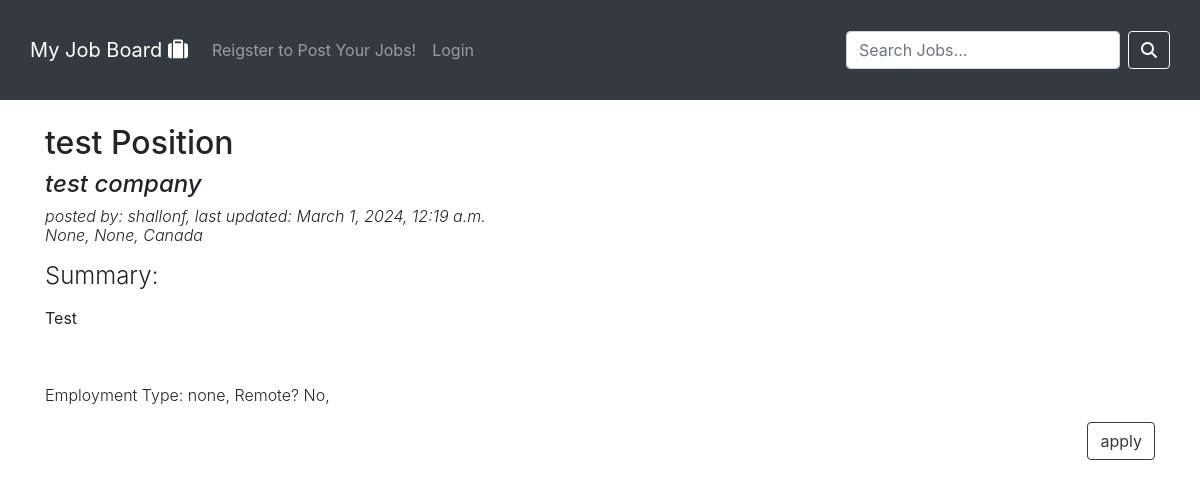
The app's page /jobs/4 with its own data.
### jobportal/models.py (models this page shows, shortened)
class JobListing(models.Model):
    position_title = models.CharField(max_length=64, unique=False)
    company = models.CharField(max_length=100, unique=False)
    city = models.CharField(max_length=64, unique=False, blank=True, null=True)
    province_state = models.CharField(max_length=64, unique=False, blank=True, null=True)
    country = models.CharField(max_length=64, unique=False)
    summary = RichTextField()
    responsibilities = RichTextField(null=True, blank=True)
    must_have = RichTextField(blank=True, null=True)
    qualifications = RichTextField(blank=True, null=True)
    bonus_skills = RichTextField(null=True, blank=True)
    employment_type = models.CharField(max_length=100, unique=False)
    posted_by = models.ForeignKey(User, on_delete=models.CASCADE, related_name='job_listings')
    annual_salary = models.DecimalField(max_digits=15, decimal_places=2, validators=[MinValueValidator(1), MaxValueValidator(1000000)], null=True, blank=True)
    is_remote = models.BooleanField(default=False)
    is_active = models.BooleanField(default=True)
    logo_url = models.URLField(blank=True, null=True, max_length=500)
    posted_date = models.DateTimeField(auto_now_add=True)
    updated_date = models.DateTimeField(auto_now=True)

class User(AbstractUser):
    pass

### jobportal/views.py (the view)
# urls.py: path("jobs/<str:listing>", views.view_listing, name="view_listing"),
def view_listing(request, listing):
    job_listing = JobListing.objects.get(id=listing)
    form = UploadApplicationForm()
    return render(request, "jobportal/view_listing.html", {
        'listing' : job_listing,
        'form' : form
    })

### jobportal/forms.py
class UploadApplicationForm(ModelForm):
    class Meta:
        model = Application
        fields = ['cover_letter', 'resume', 'first_name', 'middle_name', 'last_name', 'email']
        widgets = {
            'cover_letter' : forms.FileInput(attrs={'accept': 'application/pdf'}),
            'resume' : forms.FileInput(attrs={'accept': 'application/pdf'}),
            'first_name' : forms.TextInput(attrs={'class': 'form-control'}),
            'middle_name' : forms.TextInput(attrs={'class': 'form-control'}),
            'last_name' : forms.TextInput(attrs={'class': 'form-control'}),
            'email' : forms.TextInput(attrs={'class': 'form-control'}),
        }

### jobportal/templates/jobportal/view_listing.html (shortened to what this page needs)
{% extends "jobportal/layout.html" %}
{% load static %}
{% block body %}
    <div class="container mt-4">
        <div class="row mt-2">
            <div class="col-sm-12 col-md-12 col-lg-12 col-xl-12 mx-auto">
                <h2>{{ listing.position_title }}</h2>
                <h4 class="font-italic">{{ listing.company }}</h4>
                <h6 class="font-weight-light font-italic">
                    posted by: {{ listing.posted_by }}, last updated: {{ listing.updated_date }}<br>
                    {{ listing.city }}, {{ listing.province_state }}, {{ listing.country }}
                </h6>
            </div>
        </div>
        <div class="row mt-2">
            <div class="col-sm-12 col-md-12 col-lg-12 col-xl-12 mx-auto">
                {% if listing.summary %}
                    <h4 class="font-weight-light">Summary:</h2>
                    <p >{{ listing.summary|safe }}</p>
                {% endif %}
            </div>
        </div>
        <div class="row mt-2">
            <div class="col-sm-12 col-md-12 col-lg-12 col-xl-12 mx-auto mb-2">
                <h6 class="font-weight-light">
                    {% if listing.employment_type %}Employment Type: {{ listing.employment_type }},{% endif %}
                    Remote? {% if listing.is_remote %}Yes{% else %}No{% endif %},
                    {% if listing.annual_salary %}Annual Salary: {{ listing.annual_salary }} USD{% endif %}<br>
                    <button href="#" class="btn btn-outline-dark mt-3 float-right" data-toggle="modal" data-target="#modal_{{ listing.id }}">apply</button>
                </h6>
            </div>
        </div>
    </div>
{% endblock %}

### records on screen
JobListing: position_title "test Position", company "test company", posted_by "shallonf", updated_date "March 1, 2024, 12:19 a.m.", city "None", province_state "None", country "Canada", summary "Test", employment_type "none"
